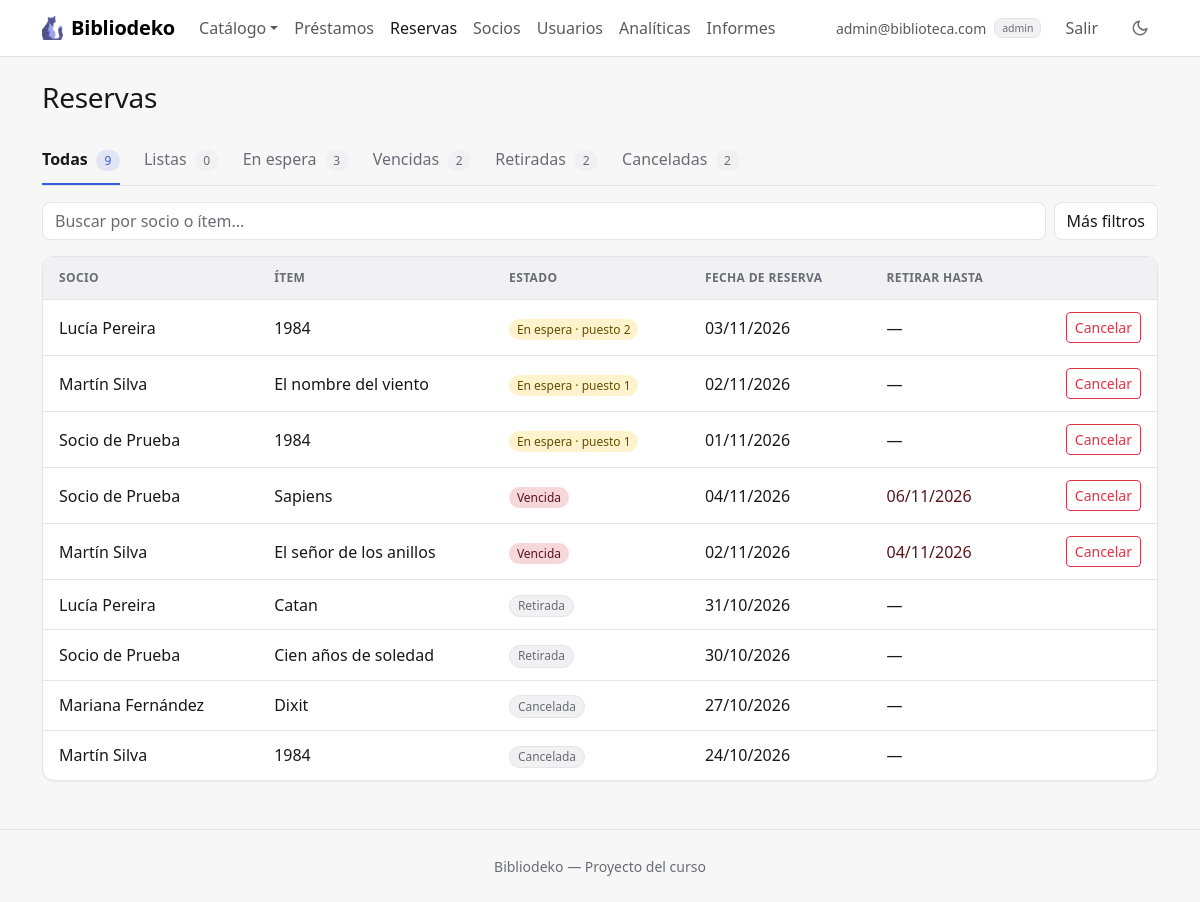
The app's page /index.php?accion=listarReservas (signed in) with its own data.
### tables this page shows
CREATE TABLE IF NOT EXISTS reservas (
    id                INT  AUTO_INCREMENT PRIMARY KEY,
    socio_id          INT  NOT NULL,
    item_id           INT  NOT NULL,
    fecha_reserva     DATE NOT NULL,
    fecha_vencimiento DATE NULL,
    estado            ENUM('pendiente', 'lista', 'retirada', 'cancelada') NOT NULL DEFAULT 'pendiente',
    FOREIGN KEY (socio_id) REFERENCES socios(id) ON DELETE RESTRICT,
    FOREIGN KEY (item_id) REFERENCES items(id) ON DELETE RESTRICT,
     
    CHECK (estado <> 'lista' OR fecha_vencimiento IS NOT NULL)
);

CREATE TABLE IF NOT EXISTS socios (
    id          INT AUTO_INCREMENT PRIMARY KEY,
    usuario_id  INT NOT NULL UNIQUE,
    nombre      VARCHAR(100) NOT NULL,
    direccion   VARCHAR(255) NOT NULL,
    telefono    VARCHAR(20)  NOT NULL,
    FOREIGN KEY (usuario_id) REFERENCES usuarios(id) ON DELETE RESTRICT
);

CREATE TABLE IF NOT EXISTS items (
    id          INT AUTO_INCREMENT PRIMARY KEY,
    tipo        ENUM('libro', 'juego', 'proyecto') NOT NULL DEFAULT 'libro',
    titulo      VARCHAR(150) NOT NULL,
    autor       VARCHAR(100) NOT NULL,
    categoria   VARCHAR(50)  NULL,
    isbn        VARCHAR(13)  NULL UNIQUE,
    descripcion TEXT         NULL,
    stock       INT UNSIGNED NOT NULL DEFAULT 1,
    imagen      VARCHAR(100) NOT NULL DEFAULT 'default.png',
    CHECK (isbn IS NULL OR tipo = 'libro')
);

### controllers/ReservaController.php (called while the page is built, shortened)
<?php
require_once __DIR__ . '/../models/Reserva.php';
function leerFiltrosReservas($datos) {
    $filtros = [
        'socio_id' => trim($datos['socio_id'] ?? ''),
        'item_id'  => trim($datos['item_id'] ?? ''),
        'estado'   => trim($datos['estado'] ?? ''),
        'q'        => trim($datos['q'] ?? ''),
    ];
    if (!ctype_digit($filtros['socio_id'])) {
        $filtros['socio_id'] = '';
    }
    if (!ctype_digit($filtros['item_id'])) {
        $filtros['item_id'] = '';
    }
    if (!in_array($filtros['estado'], Reserva::FILTROS_ESTADO)) {
        $filtros['estado'] = '';
    }
    return $filtros;
}
function listarReservas() {
    global $pdo;
    $filtros = leerFiltrosReservas($_GET);
    $paginacion = ['pagina' => $_GET['p'] ?? 1, 'por_pagina' => 10];
    if (esAdmin()) {
        $resultado = Reserva::listar($pdo, array_merge($filtros, $paginacion));
        $titulo = 'Reservas';
    }
    $reservas = $resultado['filas'];
    require __DIR__ . '/../views/reservas/listar.php';
}

### helpers.php (called while the page is built, shortened)
<?php
function esAdmin() {
    return isset($_SESSION['usuario']) && $_SESSION['usuario']['rol'] === 'admin';
}
function calcularPaginacion($total, $pagina, $porPagina) {
    $porPagina = (int) $porPagina;
    $paginas = max(1, (int) ceil($total / $porPagina));
    $pagina = min(max(1, (int) $pagina), $paginas);
    return [
        'pagina'  => $pagina,
        'paginas' => $paginas,
        'limite'  => ' LIMIT ' . $porPagina . ' OFFSET ' . ($pagina - 1) * $porPagina,
    ];
}
function formatoFecha($fecha) {
    return date('d/m/Y', strtotime($fecha));
}

### models/Reserva.php (called while the page is built, shortened)
<?php
class Reserva {
    private $fechaReserva;
    private $fechaVencimiento;
    private $estado;
    private $socioNombre;
    private $itemTitulo;
    private $puesto;
    public function __construct($id, $socioId, $itemId, $fechaReserva, $fechaVencimiento, $estado, $socioNombre, $itemTitulo, $puesto) {
        $this->fechaReserva = $fechaReserva;
        $this->fechaVencimiento = $fechaVencimiento;
        $this->estado = $estado;
        $this->socioNombre = $socioNombre;
        $this->itemTitulo = $itemTitulo;
        $this->puesto = $puesto;
    }
    public function getFechaReserva() { return $this->fechaReserva; }
    public function getFechaVencimiento() { return $this->fechaVencimiento; }
    public function getSocioNombre() { return $this->socioNombre; }
    public function getItemTitulo() { return $this->itemTitulo; }
    public function getPuesto() { return $this->puesto; }
    public function estaPendiente() { return $this->estado === 'pendiente'; }
    public function estaLista() { return $this->estado === 'lista' && $this->fechaVencimiento >= date('Y-m-d'); }
    public function estaVencida() { return $this->estado === 'lista' && $this->fechaVencimiento < date('Y-m-d'); }
    public function estaActiva() { return $this->estaPendiente() || $this->estaLista(); }
    public function getEstadoTexto() {
        return ['pendiente' => 'En espera', 'retirada' => 'Retirada', 'cancelada' => 'Cancelada'][$this->estado];
    }
    private static function desdeFila($f) {
        return new Reserva($f['id'], $f['socio_id'], $f['item_id'], $f['fecha_reserva'], $f['fecha_vencimiento'], $f['estado'], $f['socio_nombre'], $f['item_titulo'], $f['puesto']);
    }
    private static function armarFiltros($filtros) {
        $filtros = array_merge(['socio_id' => '', 'item_id' => '', 'estado' => '', 'q' => ''], $filtros);
        $condiciones = [];
        $parametros = [];
        $where = empty($condiciones) ? '' : ' WHERE ' . implode(' AND ', $condiciones);
        return [$where, $parametros];
    }
    public static function listar($pdo, $filtros = []) {
        $filtros = array_merge(['pagina' => 1, 'por_pagina' => 0], $filtros);
        [$where, $parametros] = self::armarFiltros($filtros);
        $stmt = $pdo->prepare('SELECT COUNT(*)' . self::DESDE . $where);
        $stmt->execute($parametros);
        $total = (int) $stmt->fetchColumn();
        $sql = self::SELECT . $where . ' ORDER BY r.estado, r.id DESC';
        $paginacion = calcularPaginacion($total, $filtros['pagina'], $filtros['por_pagina']);
        $sql .= $paginacion['limite'];
        $stmt = $pdo->prepare($sql);
        $stmt->execute($parametros);
        $reservas = [];
        foreach ($stmt->fetchAll() as $f) {
            $reservas[] = self::desdeFila($f);
        }
        return ['filas' => $reservas, 'total' => $total, 'pagina' => $paginacion['pagina'], 'paginas' => $paginacion['paginas']];
    }
}

### views/reservas/listar.php (the view, shortened to what this page needs)
<?php
$tituloPagina = $titulo;
require __DIR__ . '/../header.php';
?>
<div class="encabezado">
  <div>
    <h1 class="h3"><?= htmlspecialchars($tituloPagina) ?></h1>
  </div>
</div>
<?php
require __DIR__ . '/../filtros.php';
?>
<?php if (empty($reservas)): ?>
  <div class="card estado-vacio">
    <?php if (!empty(array_filter($filtros))): ?>
      <p class="titulo">No hay reservas para mostrar.</p>
      <p class="small mb-0">Probá con otra pestaña u otra búsqueda.</p>
    <?php elseif (esAdmin()): ?>
      <p class="titulo">Todavía no hay reservas.</p>
      <p class="small mb-0">Los socios reservan desde el catálogo.</p>
    <?php else: ?>
      <p class="titulo">Todavía no tenés reservas.</p>
      <p class="small mb-0">Buscá un ítem en el <a href="index.php?accion=listarItems">catálogo</a> y apretá «Reservar».</p>
    <?php endif; ?>
  </div>
<?php else: ?>
  <div class="card">
    <div class="table-responsive">
      <table class="table table-hover align-middle">
        <thead>
          <tr>
            <?php if (esAdmin()): ?><th>Socio</th><?php endif; ?>
            <th>Ítem</th>
            <th>Estado</th>
            <th>Fecha de reserva</th>
            <th>Retirar hasta</th>
            <th><span class="visually-hidden">Acciones</span></th>
          </tr>
        </thead>
        <tbody>
          <?php foreach ($reservas as $r): ?>
            <tr class="<?= $r->estaActiva() ? '' : 'text-body-secondary' ?>">
              <?php if (esAdmin()): ?><td class="fw-medium"><?= htmlspecialchars($r->getSocioNombre()) ?></td><?php endif; ?>
              <td><?= htmlspecialchars($r->getItemTitulo()) ?></td>
              <td class="text-nowrap">
                <?php if ($r->estaLista()): ?>
                  <span class="badge rounded-pill bg-success-subtle text-success-emphasis">Lista</span>
                <?php elseif ($r->estaPendiente()): ?>
                  <span class="badge rounded-pill bg-warning-subtle text-warning-emphasis">En espera · puesto <?= htmlspecialchars($r->getPuesto()) ?></span>
                <?php elseif ($r->estaVencida()): ?>
                  <span class="badge rounded-pill bg-danger-subtle text-danger-emphasis">Vencida</span>
                <?php else: ?>
                  <span class="badge rounded-pill etiqueta"><?= htmlspecialchars($r->getEstadoTexto()) ?></span>
                <?php endif; ?>
              </td>
              <td class="text-nowrap"><?= htmlspecialchars(formatoFecha($r->getFechaReserva())) ?></td>
              <td class="text-nowrap <?= $r->estaVencida() ? 'text-danger-emphasis fw-medium' : '' ?>">
                <?= htmlspecialchars($r->estaLista() || $r->estaVencida() ? formatoFecha($r->getFechaVencimiento()) : '—') ?>
              </td>
              <td class="text-end text-nowrap">
                <?php if ($r->estaActiva() || (esAdmin() && $r->estaVencida())): ?>
                  <?php
                  $pregunta = esAdmin()
                      ? '¿Cancelar la reserva de «' . $r->getItemTitulo() . '» que hizo ' . $r->getSocioNombre() . '? No se puede deshacer.'
                      : '¿Cancelar tu reserva de «' . $r->getItemTitulo() . '»? No se puede deshacer.';
                  ?>
                  <form method="POST" action="index.php?accion=cancelarReserva" class="d-inline"
                    data-confirmar="<?= htmlspecialchars($pregunta) ?>"
                    data-boton="Cancelar reserva" data-volver="Volver" data-color="danger">
                    <button type="submit" class="btn btn-sm btn-outline-danger">Cancelar<span class="visually-hidden"> la reserva de «<?= htmlspecialchars($r->getItemTitulo()) ?>»</span></button>
                  </form>
                <?php endif; ?>
              </td>
            </tr>
          <?php endforeach; ?>
        </tbody>
      </table>
    </div>
  </div>
<?php endif; ?>
<?php require __DIR__ . '/../footer.php'; ?>

### assets/css/estilo.css (style rules this page uses)
:root, [data-bs-theme="light"] { --acento-rgb: 59, 91, 219; --acento-hover-rgb: 47, 74, 192; --color-sobre-acento: #ffffff; --color-fondo: #f7f7f8; --color-superficie: #ffffff; --color-superficie-2: #f1f1f3; --color-texto: #18181b; --color-texto-suave: #6b6b75; --color-borde: #e4e4e7; --sombra: 0 1px 2px rgba(24, 24, 27, .05); --sombra-elevada: 0 8px 24px rgba(24, 24, 27, .08); --grafico-devuelto: #8fa3ec; --grafico-vencido: #dc2626; --grafico-tarde: #e0a100; }
:root { --fuente-base: system-ui, -apple-system, "Segoe UI", Roboto, "Helvetica Neue", Arial, sans-serif; --radio: .5rem; --radio-grande: .75rem; --alto-campo: 38px; --proporcion-portada: 3 / 4; }
:root, [data-bs-theme="light"], [data-bs-theme="dark"] { --color-acento: rgb(var(--acento-rgb)); --color-acento-hover: rgb(var(--acento-hover-rgb)); --color-acento-suave: rgba(var(--acento-rgb), .12); --bs-body-font-family: var(--fuente-base); --bs-body-bg: var(--color-superficie); --bs-body-color: var(--color-texto); --bs-emphasis-color: var(--color-texto); --bs-secondary-color: var(--color-texto-suave); --bs-secondary-bg: var(--color-superficie-2); --bs-tertiary-bg: var(--color-superficie-2); --bs-border-color: var(--color-borde); --bs-border-radius: var(--radio); --bs-border-radius-lg: var(--radio-grande); --bs-primary-rgb: var(--acento-rgb); --bs-link-color-rgb: var(--acento-rgb); --bs-link-hover-color-rgb: var(--acento-hover-rgb); --bs-focus-ring-color: rgba(var(--acento-rgb), .25); }
body { background-color: var(--color-fondo); -webkit-font-smoothing: antialiased; }
h1, h2, h3, h4, h5, h6 { font-weight: 600; letter-spacing: -.01em; }
.encabezado { display: flex; flex-wrap: wrap; justify-content: space-between; align-items: center; gap: .75rem; margin-bottom: 1.5rem; }
.encabezado h1 { margin-bottom: 0; }
.btn { font-weight: 500; }
.card { --bs-card-bg: var(--color-superficie); --bs-card-border-color: var(--color-borde); --bs-card-border-radius: var(--radio-grande); --bs-card-inner-border-radius: calc(var(--radio-grande) - 1px); --bs-card-cap-bg: transparent; box-shadow: var(--sombra); }
.badge { font-weight: 500; }
.etiqueta { background-color: var(--color-superficie-2); color: var(--color-texto-suave); border: 1px solid var(--color-borde); }
.table { --bs-table-bg: transparent; --bs-table-hover-bg: var(--color-superficie-2); --bs-table-border-color: var(--color-borde); margin-bottom: 0; }
.table > thead th { background-color: var(--color-superficie-2); color: var(--color-texto-suave); font-size: .75rem; font-weight: 600; letter-spacing: .03em; text-transform: uppercase; white-space: nowrap; }
.table > :not(caption) > * > * { padding: .75rem 1rem; }
.table > tbody > tr:last-child > * { border-bottom: 0; }
.card > .table-responsive { border-radius: inherit; position: relative; }

### records on screen
reservas: socio.nombre "Lucía Pereira", item.titulo "1984", Puesto "2", fecha_reserva "03/11/2026", estado "—"
reservas: socio.nombre "Martín Silva", item.titulo "El nombre del viento", Puesto "1", fecha_reserva "02/11/2026", estado "—"
reservas: socio.nombre "Socio de Prueba", item.titulo "1984", Puesto "1", fecha_reserva "01/11/2026", estado "—"
reservas: socio.nombre "Socio de Prueba", item.titulo "Sapiens", shows "Vencida", fecha_reserva "04/11/2026", estado+fecha_vencimiento "06/11/2026"
reservas: socio.nombre "Martín Silva", item.titulo "El señor de los anillos", shows "Vencida", fecha_reserva "02/11/2026", estado+fecha_vencimiento "04/11/2026"
reservas: socio.nombre "Lucía Pereira", item.titulo "Catan", estado "Retirada", fecha_reserva "31/10/2026", estado "—"
reservas: socio.nombre "Socio de Prueba", item.titulo "Cien años de soledad", estado "Retirada", fecha_reserva "30/10/2026", estado "—"
reservas: socio.nombre "Mariana Fernández", item.titulo "Dixit", estado "Cancelada", fecha_reserva "27/10/2026", estado "—"
reservas: socio.nombre "Martín Silva", item.titulo "1984", estado "Cancelada", fecha_reserva "24/10/2026", estado "—"

### other values on screen
$_SESSION['usuario']['email'] "admin@biblioteca.com"
$_SESSION['usuario']['rol'] "admin"
$tituloPagina "Reservas"
$texto "Todas"
$barra['pestanas']['conteo'][$valor] "9"
$texto "Listas"
$barra['pestanas']['conteo'][$valor] "0"
$texto "En espera"
$barra['pestanas']['conteo'][$valor] "3"
$texto "Vencidas"
$barra['pestanas']['conteo'][$valor] "2"
$texto "Retiradas"
$texto "Canceladas"
